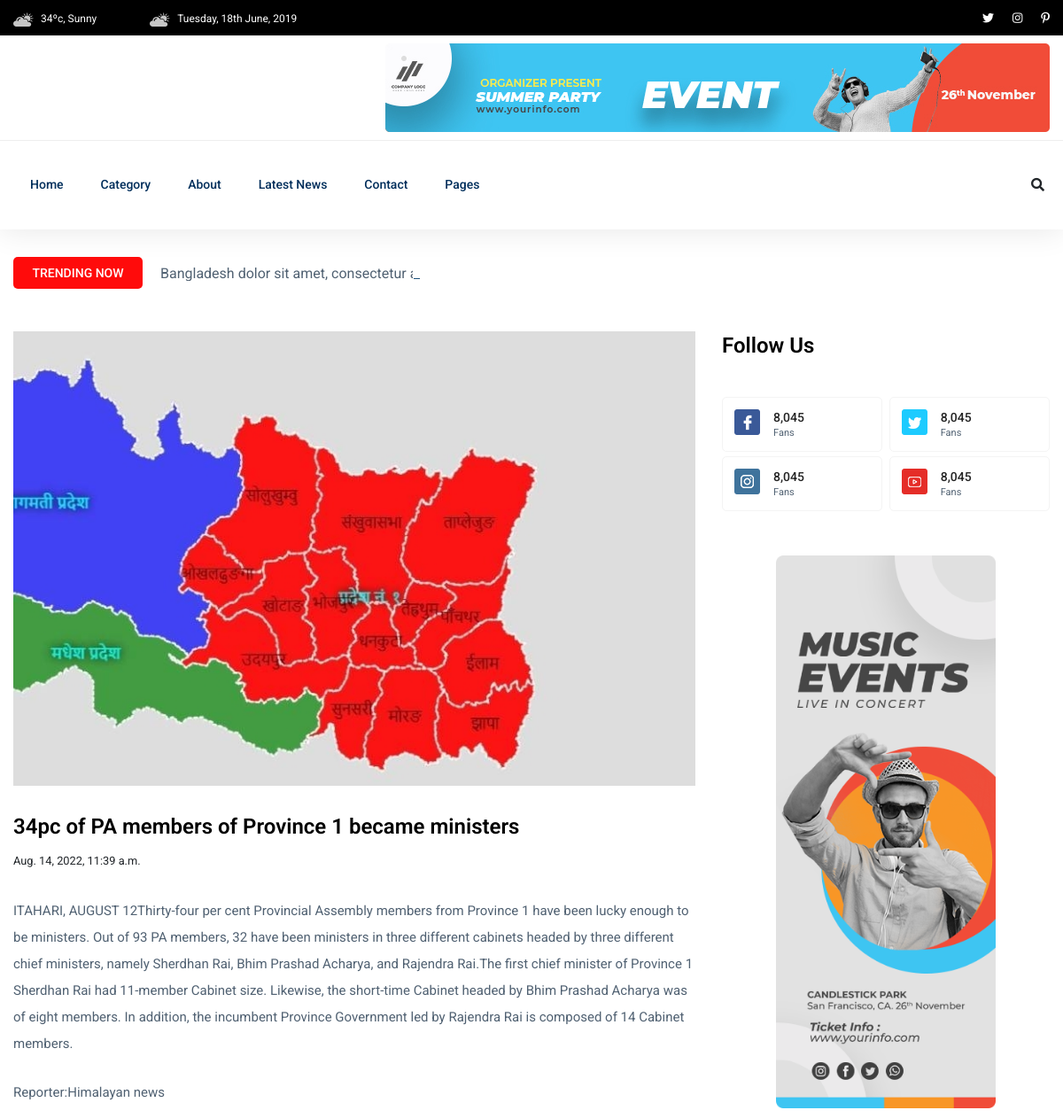
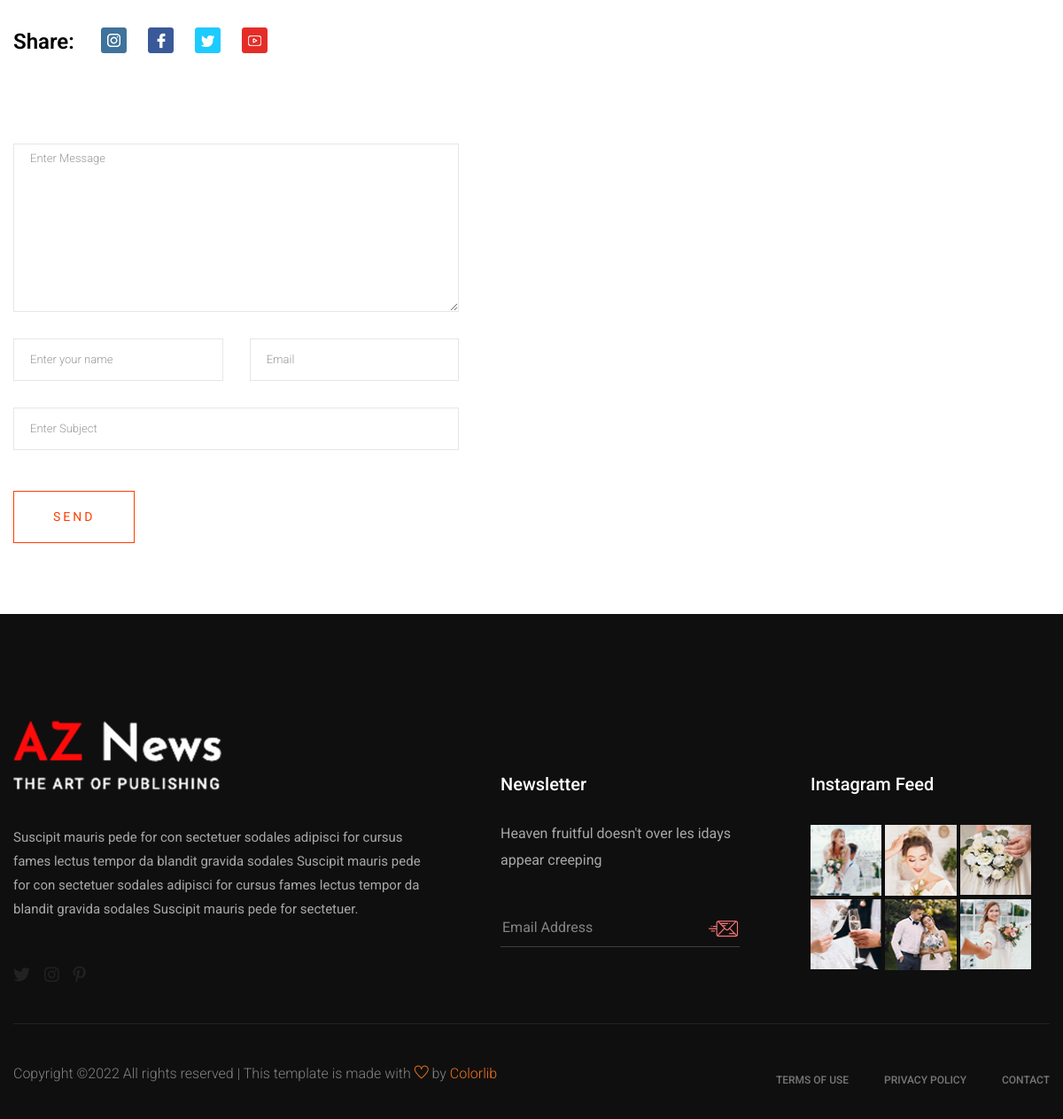
Screenshot of /details2 with the database file from the repository (2 pictures, top to bottom).
### app/models.py (models this page shows, shortened)
class WeeklyTopNews(models.Model):
    type = models.ForeignKey(Categore, on_delete= models.CASCADE, related_name='category')
    headline = models.TextField()
    short_description = models.TextField()
    details = models.TextField()
    images = models.ImageField(upload_to ='newsimage')
    reporter = models.CharField(max_length=50)
    date_created = models.DateTimeField(auto_now= True)
    date_updated = models.DateTimeField(auto_now = True)
    status = models.CharField(choices=status, default="2", max_length=50)
    class Meta:
        ordering = ['-id',]

### app/views.py (the view)
# urls.py: path('details<int:pk>', views.details, name='details'),
def details(request, pk):
    data = WeeklyTopNews.objects.get(id= pk)
    return render(request, 'app/details.html', {'data':data})

### app/templates/app/details.html (shortened to what this page needs)
{% extends 'app/base.html' %}
{% load static %}
{% block content%}
    <main>
        <div class="about-area">
            <div class="container">
                    <div class="row">
                        <div class="col-lg-12">
                            <div class="trending-tittle">
                                <strong>Trending now</strong>
                                <div class="trending-animated">
                                    <ul id="js-news" class="js-hidden">
                                        <li class="news-item">Bangladesh dolor sit amet, consectetur adipisicing elit.</li>
                                    </ul>
                                </div>
                            </div>
                        </div>
                    </div>
                   <div class="row">
                        <div class="col-lg-8">
                            <div class="about-right mb-90">
                                <div class="about-img">
                                    <img src="{{data.images.url}}" alt="">
                                </div>
                                <div class="section-tittle mb-30 pt-30">
                                    <h3>{{data.headline}}</h3>
                                    <small>{{data.date_created}}</small>
                                </div>
                                <div class="about-prea">
                                    <p class="about-pera1 mb-25">
                                        {{data.details}}
                                    </p>
                                    <p>Reporter:{{data.reporter}}</p>
                                </div>
                                <div class="social-share pt-30">
                                    <div class="section-tittle">
                                        <h3 class="mr-20">Share:</h3>
                                        <ul>
                                            <li><a href="#"><img src="{% static 'app/img/news/icon-ins.png' %}" alt=""></a></li>
                                            <li><a href="#"><img src="{% static 'app/img/news/icon-fb.png' %}" alt=""></a></li>
                                            <li><a href="#"><img src="{% static 'app/img/news/icon-tw.png' %}" alt=""></a></li>
                                            <li><a href="#"><img src="{% static 'app/img/news/icon-yo.png' %}" alt=""></a></li>
                                        </ul>
                                    </div>
                                </div>
                            </div>
                            <div class="row">
                                <div class="col-lg-8">
                                    <form class="form-contact contact_form mb-80" action="contact_process.php" method="post" id="contactForm" novalidate="novalidate">
                                        <div class="row">
                                            <div class="col-12">
                                                <div class="form-group">
                                                    <textarea class="form-control w-100 error" name="message" id="message" cols="30" rows="9" onfocus="this.placeholder = ''" onblur="this.placeholder = 'Enter Message'" placeholder="Enter Message"></textarea>
                                                </div>
                                            </div>
                                            <div class="col-sm-6">
                                                <div class="form-group">
                                                    <input class="form-control error" name="name" id="name" type="text" onfocus="this.placeholder = ''" onblur="this.placeholder = 'Enter your name'" placeholder="Enter your name">
                                                </div>
                                            </div>
                                            <div class="col-sm-6">
                                                <div class="form-group">
                                                    <input class="form-control error" name="email" id="email" type="email" onfocus="this.placeholder = ''" onblur="this.placeholder = 'Enter email address'" placeholder="Email">
                                                </div>
                                            </div>
                                            <div class="col-12">
                                                <div class="form-group">
                                                    <input class="form-control error" name="subject" id="subject" type="text" onfocus="this.placeholder = ''" onblur="this.placeholder = 'Enter Subject'" placeholder="Enter Subject">
                                                </div>
                                            </div>
                                        </div>
                                        <div class="form-group mt-3">
                                            <button type="submit" class="button button-contactForm boxed-btn">Send</button>
                                        </div>
                                    </form>
                                </div>
                            </div>
                        </div>
                        <div class="col-lg-4">
                            <div class="section-tittle mb-40">
                                <h3>Follow Us</h3>
                            </div>
                            <div class="single-follow mb-45">
                                <div class="single-box">
                                    <div class="follow-us d-flex align-items-center">
                                        <div class="follow-social">
                                            <a href="#"><img src="{% static 'app/img/news/icon-fb.png' %}" alt=""></a>
                                        </div>
                                        <div class="follow-count">
                                            <span>8,045</span>
                                            <p>Fans</p>
                                        </div>
                                    </div>
                                    <div class="follow-us d-flex align-items-center">
                                        <div class="follow-social">
                                            <a href="#"><img src="{% static 'app/img/news/icon-tw.png' %}" alt=""></a>
                                        </div>
                                        <div class="follow-count">
                                            <span>8,045</span>
                                            <p>Fans</p>
                                        </div>
                                    </div>
                                        <div class="follow-us d-flex align-items-center">
                                        <div class="follow-social">
                                            <a href="#"><img src="{% static 'app/img/news/icon-ins.png' %}" alt=""></a>
                                        </div>
                                        <div class="follow-count">
                                            <span>8,045</span>
                                            <p>Fans</p>
                                        </div>
                                    </div>
                                    <div class="follow-us d-flex align-items-center">
                                        <div class="follow-social">
                                            <a href="#"><img src="{% static 'app/img/news/icon-yo.png' %}" alt=""></a>
                                        </div>
                                        <div class="follow-count">
                                            <span>8,045</span>
                                            <p>Fans</p>
                                        </div>
                                    </div>
                                </div>
                            </div>
                            <div class="news-poster d-none d-lg-block">
                                <img src="{% static 'app/img/news/news_card.jpg' %}" alt="">
                            </div>
                        </div>
                   </div>
            </div>
        </div>
    </main>
{% endblock content%}

### rows the page displays
WeeklyTopNews: images (picture), headline "34pc of PA members of Province 1 became ministers", date_created "Aug. 14, 2022, 11:39 a.m.", details "ITAHARI, AUGUST 12Thirty-four per cent Provincial Assembly members from Province 1 have been lucky enough to be ministers. Out of 93 PA members, 32 have been ministers in three different cabinets headed by three different chief ministers, namely Sherdhan Rai, Bhim Prashad Acharya, and Rajendra Rai.The first chief minister of Province 1 Sherdhan Rai had 11-member Cabinet size. Likewise, the short-time Cabinet headed by Bhim Prashad Acharya was of eight members. In addition, the incumbent Province Government led by Rajendra Rai is composed of 14 Cabinet members.", reporter "Himalayan news"
